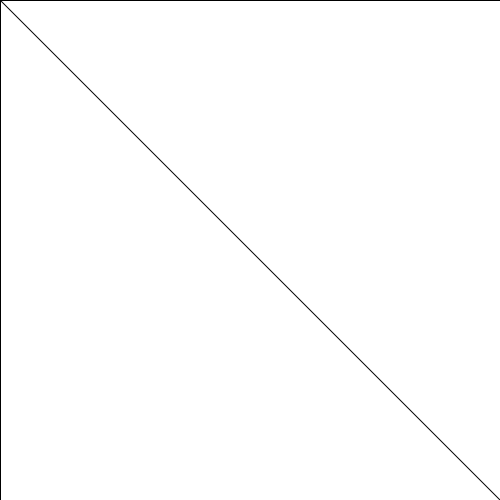
Frame 1 (no input)
Frame 60 (the mouse pressed at the canvas centre just before this capture): identical to frame 1, image omitted
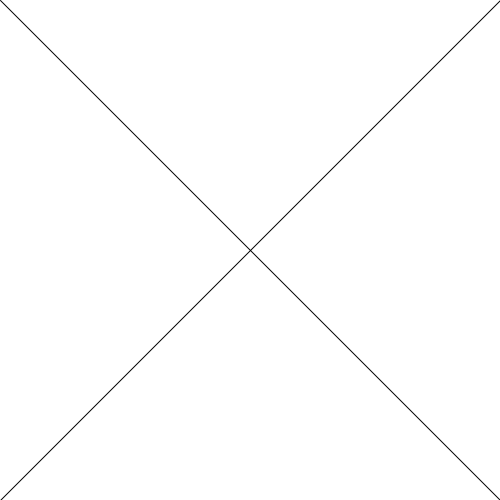
Frame 120 (the mouse held since frame 60 and released just before this capture)

The Processing sketch that drew these frames (run headless with seeded random() and noise(); from frame 60 on, the mouse is pressed at the canvas centre):

// Processing sketch: Part3
// ── Part3.pde
void setup(){
  
  size(500,500);
  
}

void draw(){
  
  background(255);
  
 line(0,0,mouseX,mouseY);
 
 line(500,0,mouseX,mouseY);
 
 line(0,500,mouseX,mouseY);
 
 line(500,500,mouseX,mouseY);
  
}
